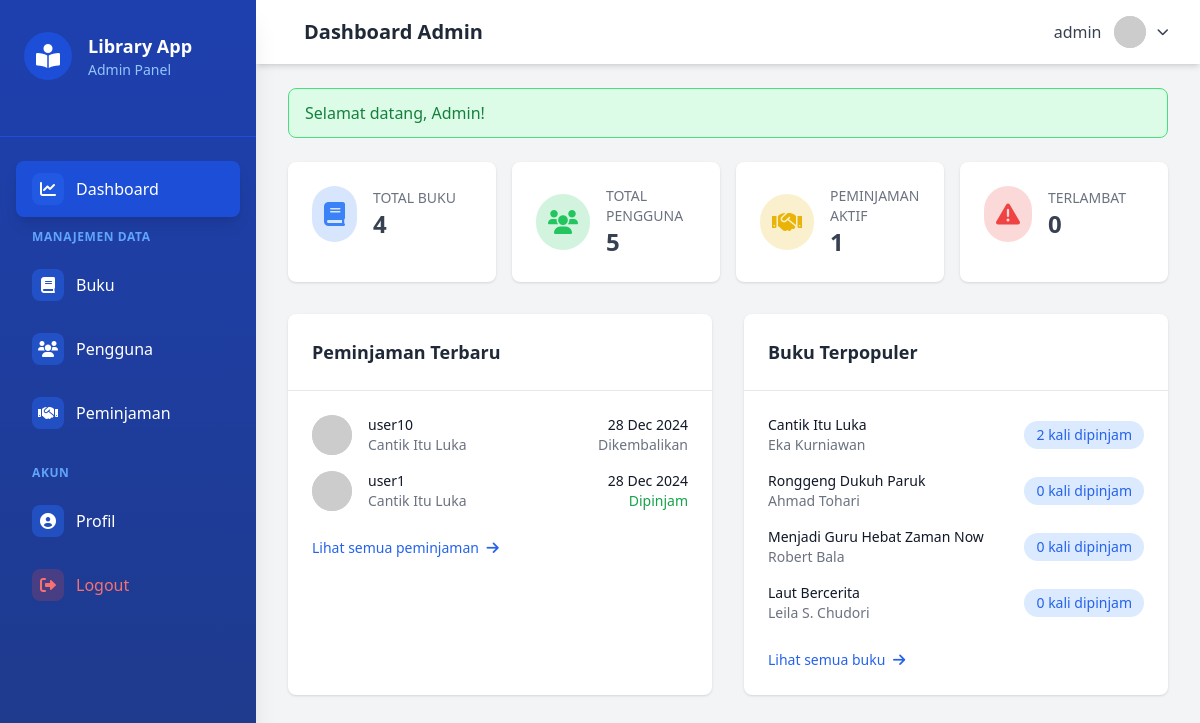
Page /admin/dashboard.php (signed in) on the committed database.
### tables this page shows
CREATE TABLE `borrowings` (
  `id` int NOT NULL,
  `user_id` int NOT NULL,
  `book_id` int NOT NULL,
  `borrow_date` timestamp NULL DEFAULT CURRENT_TIMESTAMP,
  `due_date` timestamp NOT NULL,
  `return_date` timestamp NULL DEFAULT NULL,
  `status` varchar(20) DEFAULT NULL,
  `approved_at` datetime DEFAULT NULL
);

CREATE TABLE `users` (
  `id` int NOT NULL,
  `username` varchar(50) NOT NULL,
  `email` varchar(100) NOT NULL,
  `password` varchar(255) NOT NULL,
  `role` enum('admin','user') DEFAULT 'user',
  `created_at` timestamp NULL DEFAULT CURRENT_TIMESTAMP
);

CREATE TABLE `books` (
  `id` int NOT NULL,
  `title` varchar(255) NOT NULL,
  `author` varchar(255) NOT NULL,
  `description` text,
  `cover_image` varchar(255) DEFAULT NULL,
  `isbn` varchar(13) DEFAULT NULL,
  `category` varchar(100) DEFAULT NULL,
  `total_copies` int DEFAULT '1',
  `available_copies` int DEFAULT '1',
  `created_at` timestamp NULL DEFAULT CURRENT_TIMESTAMP,
  `updated_at` timestamp NULL DEFAULT CURRENT_TIMESTAMP ON UPDATE CURRENT_TIMESTAMP
);

### admin/dashboard.php (the view, shortened to what this page needs)
<?php
require_once '../config/database.php';
$stats = [
    'total_books' => $pdo->query("SELECT COUNT(*) FROM books")->fetchColumn(),
    'total_users' => $pdo->query("SELECT COUNT(*) FROM users WHERE role = 'user'")->fetchColumn(),
    'active_borrowings' => $pdo->query("SELECT COUNT(*) FROM borrowings WHERE status = 'borrowed'")->fetchColumn(),
    'overdue_borrowings' => $pdo->query("SELECT COUNT(*) FROM borrowings WHERE status = 'borrowed' AND due_date < NOW()")->fetchColumn()
];
$recent_borrowings = $pdo->query("
    SELECT b.*, u.username, bk.title as book_title
    FROM borrowings b
    JOIN users u ON b.user_id = u.id
    JOIN books bk ON b.book_id = bk.id
    ORDER BY b.borrow_date DESC
    LIMIT 5
")->fetchAll();
$popular_books = $pdo->query("
    SELECT b.title, b.author, COUNT(br.id) as borrow_count
    FROM books b
    LEFT JOIN borrowings br ON b.id = br.book_id
    GROUP BY b.id
    ORDER BY borrow_count DESC
    LIMIT 5
")->fetchAll();
require_once '../includes/admin_header.php';
?>
<div class="grid grid-cols-1 md:grid-cols-2 lg:grid-cols-4 gap-4 mb-8">
    <div class="bg-white rounded-lg shadow p-6">
        <div class="flex items-center">
            <div class="p-3 rounded-full bg-blue-500 bg-opacity-20">
                <i class="fas fa-book text-blue-500 text-2xl"></i>
            </div>
            <div class="ml-4">
                <p class="text-sm text-gray-500 uppercase">Total Buku</p>
                <p class="text-2xl font-semibold text-gray-700"><?php echo $stats['total_books']; ?></p>
            </div>
        </div>
    </div>
    <div class="bg-white rounded-lg shadow p-6">
        <div class="flex items-center">
            <div class="p-3 rounded-full bg-green-500 bg-opacity-20">
                <i class="fas fa-users text-green-500 text-2xl"></i>
            </div>
            <div class="ml-4">
                <p class="text-sm text-gray-500 uppercase">Total Pengguna</p>
                <p class="text-2xl font-semibold text-gray-700"><?php echo $stats['total_users']; ?></p>
            </div>
        </div>
    </div>
    <div class="bg-white rounded-lg shadow p-6">
        <div class="flex items-center">
            <div class="p-3 rounded-full bg-yellow-500 bg-opacity-20">
                <i class="fas fa-handshake text-yellow-500 text-2xl"></i>
            </div>
            <div class="ml-4">
                <p class="text-sm text-gray-500 uppercase">Peminjaman Aktif</p>
                <p class="text-2xl font-semibold text-gray-700"><?php echo $stats['active_borrowings']; ?></p>
            </div>
        </div>
    </div>
    <div class="bg-white rounded-lg shadow p-6">
        <div class="flex items-center">
            <div class="p-3 rounded-full bg-red-500 bg-opacity-20">
                <i class="fas fa-exclamation-triangle text-red-500 text-2xl"></i>
            </div>
            <div class="ml-4">
                <p class="text-sm text-gray-500 uppercase">Terlambat</p>
                <p class="text-2xl font-semibold text-gray-700"><?php echo $stats['overdue_borrowings']; ?></p>
            </div>
        </div>
    </div>
</div>
<div class="grid grid-cols-1 lg:grid-cols-2 gap-8">
    <div class="bg-white rounded-lg shadow">
        <div class="p-6 border-b border-gray-200">
            <h2 class="text-lg font-semibold text-gray-800">Peminjaman Terbaru</h2>
        </div>
        <div class="p-6">
            <?php if ($recent_borrowings): ?>
                <div class="space-y-4">
                    <?php foreach ($recent_borrowings as $borrowing): ?>
                        <div class="flex items-center justify-between">
                            <div class="flex items-center">
                                <img class="h-10 w-10 rounded-full bg-gray-300"
                                     src="https://ui-avatars.com/api/?name=<?php echo urlencode($borrowing['username']); ?>"
                                     alt="<?php echo htmlspecialchars($borrowing['username']); ?>">
                                <div class="ml-4">
                                    <p class="text-sm font-medium text-gray-900"><?php echo htmlspecialchars($borrowing['username']); ?></p>
                                    <p class="text-sm text-gray-500"><?php echo htmlspecialchars($borrowing['book_title']); ?></p>
                                </div>
                            </div>
                            <div class="text-right">
                                <p class="text-sm text-gray-900">
                                    <?php echo date('d M Y', strtotime($borrowing['borrow_date'])); ?>
                                </p>
                                <p class="text-sm <?php echo $borrowing['status'] === 'borrowed' ? 'text-green-600' : 'text-gray-500'; ?>">
                                    <?php
                                    switch($borrowing['status']) {
                                        case 'borrowed':
                                            echo 'Dipinjam';
                                            break;
                                        case 'returned':
                                            echo 'Dikembalikan';
                                            break;
                                    }
                                    ?>
                                </p>
                            </div>
                        </div>
                    <?php endforeach; ?>
                </div>
                <div class="mt-6">
                    <a href="/admin/borrowings/index.php" class="text-blue-600 hover:text-blue-800 text-sm font-medium">
                        Lihat semua peminjaman
                        <i class="fas fa-arrow-right ml-1"></i>
                    </a>
                </div>
            <?php else: ?>
                <p class="text-gray-500 text-center py-4">Belum ada peminjaman</p>
            <?php endif; ?>
        </div>
    </div>
    <div class="bg-white rounded-lg shadow">
        <div class="p-6 border-b border-gray-200">
            <h2 class="text-lg font-semibold text-gray-800">Buku Terpopuler</h2>
        </div>
        <div class="p-6">
            <?php if ($popular_books): ?>
                <div class="space-y-4">
                    <?php foreach ($popular_books as $book): ?>
                        <div class="flex items-center justify-between">
                            <div>
                                <p class="text-sm font-medium text-gray-900"><?php echo htmlspecialchars($book['title']); ?></p>
                                <p class="text-sm text-gray-500"><?php echo htmlspecialchars($book['author']); ?></p>
                            </div>
                            <div class="flex items-center">
                                <span class="px-3 py-1 text-sm text-blue-600 bg-blue-100 rounded-full">
                                    <?php echo $book['borrow_count']; ?> kali dipinjam
                                </span>
                            </div>
                        </div>
                    <?php endforeach; ?>
                </div>
                <div class="mt-6">
                    <a href="books/index.php" class="text-blue-600 hover:text-blue-800 text-sm font-medium">
                        Lihat semua buku
                        <i class="fas fa-arrow-right ml-1"></i>
                    </a>
                </div>
            <?php else: ?>
                <p class="text-gray-500 text-center py-4">Belum ada data peminjaman buku</p>
            <?php endif; ?>
        </div>
    </div>
</div>
<?php require_once '../includes/admin_footer.php'; ?>

### rows in the picture
borrowings: user.username "user10", book.title "Cantik Itu Luka", borrow_date "28 Dec 2024", status "Dikembalikan"
borrowings: user.username "user1", book.title "Cantik Itu Luka", borrow_date "28 Dec 2024", status "Dipinjam"

### other values in the picture
$page_title "Dashboard Admin"
$_SESSION['username'] "admin"
$_SESSION['flash']['message'] "Selamat datang, Admin!"
$stats['total_books'] "4"
$stats['total_users'] "5"
$stats['active_borrowings'] "1"
$stats['overdue_borrowings'] "0"
$book['title'] "Cantik Itu Luka"
$book['author'] "Eka Kurniawan"
$book['borrow_count'] "2"
$book['title'] "Ronggeng Dukuh Paruk"
$book['author'] "Ahmad Tohari"
$book['borrow_count'] "0"
$book['title'] "Menjadi Guru Hebat Zaman Now"
$book['author'] "Robert Bala"
